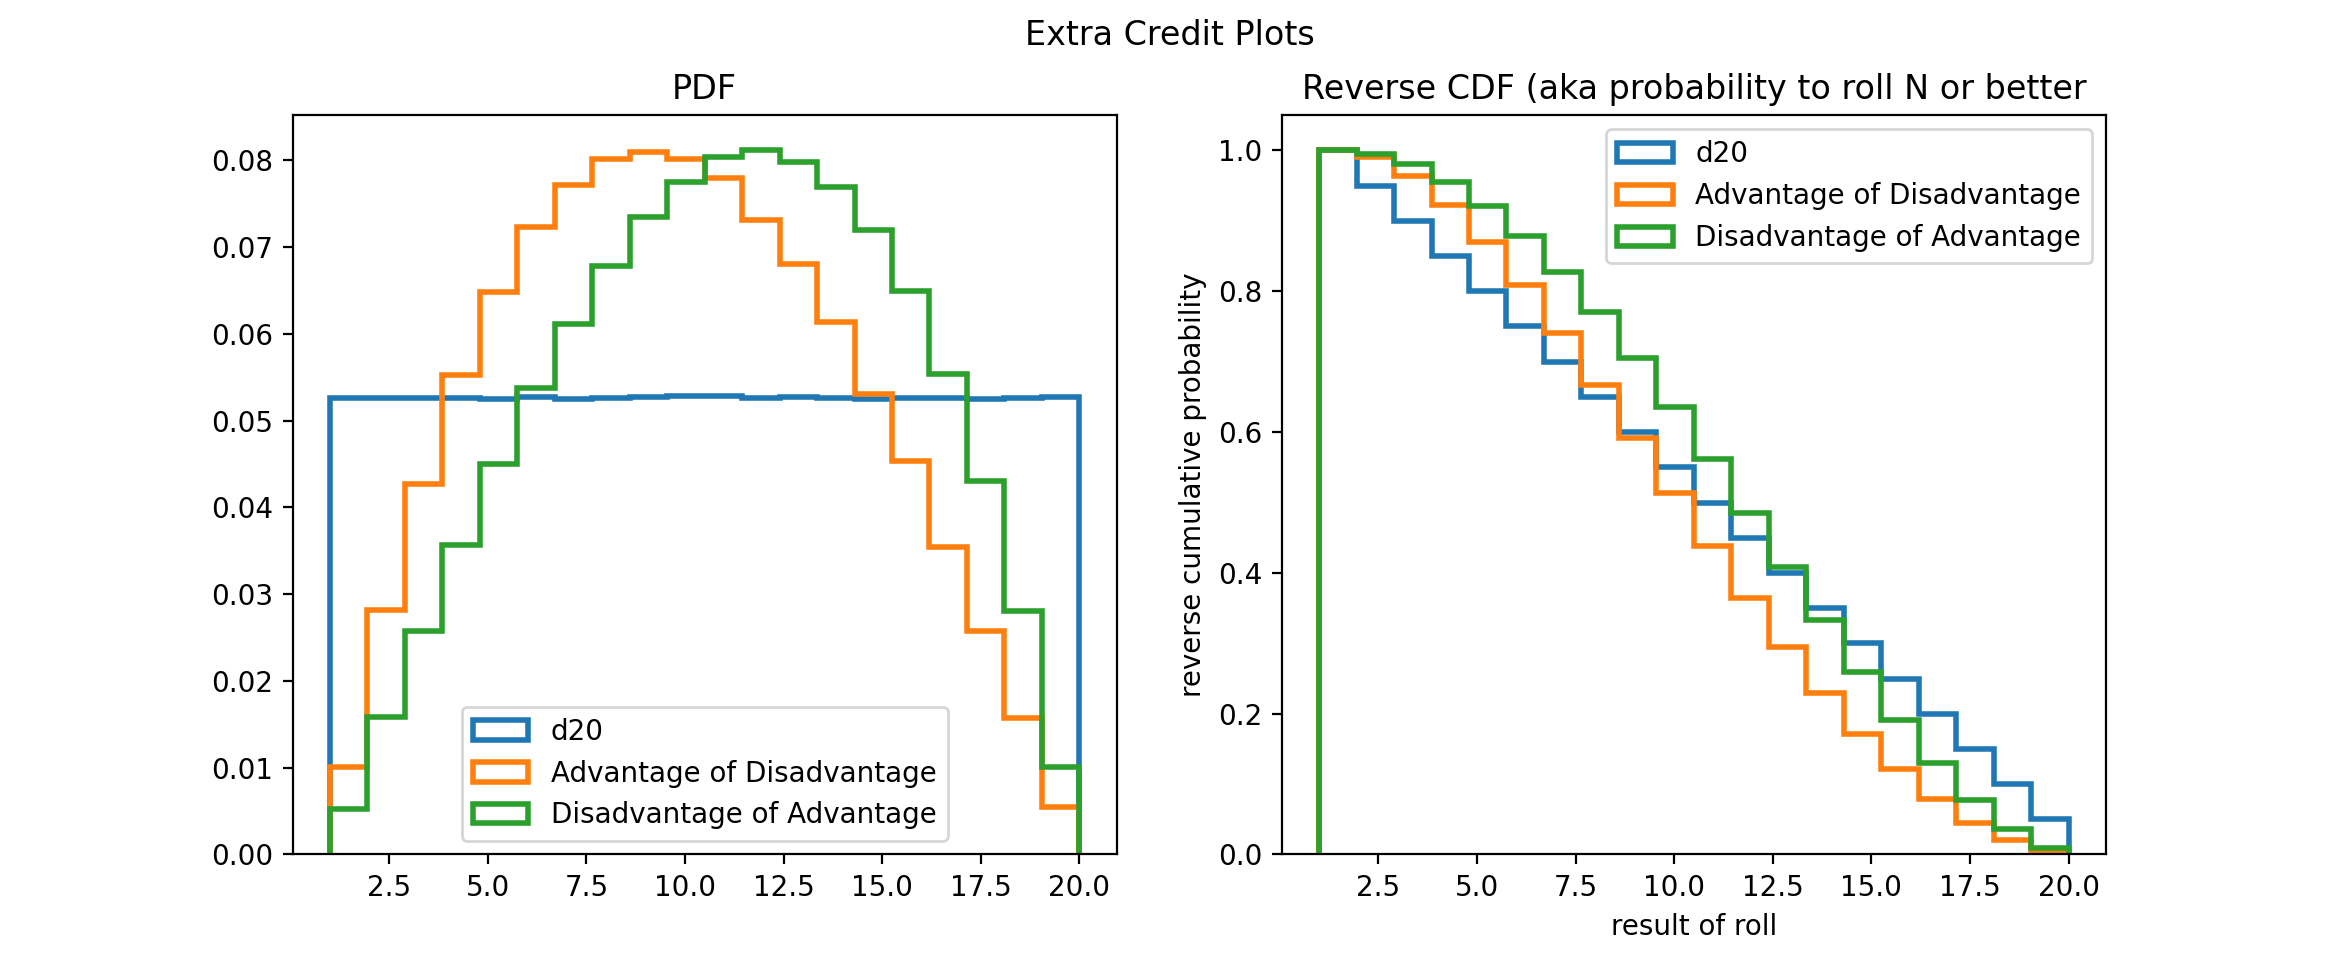

Python code for this plot:
# pete alonzi (datascientist@virginia.edu)
# a program to answer the fivethrityeight riddle
# 2020-05-17
# jed told me to

# vscode environment setup: https://code.visualstudio.com/docs/python/python-tutorial

#//....oooOO0OOooo........oooOO0OOooo........oooOO0OOooo........oooOO0OOooo......

import numpy as np
import matplotlib.pyplot as plt

# Set random seed if you want to reproduce
# np.random.seed(19680801)

N = 1000000 # number of die rolls (aka precision and runtime)
d = 20 # number of sides on the die

rollsREG = [] # list to contain the results of the rolls
rollsAOD = [] # list ot contain the results of AOD
rollsDOA = [] # list ot contain the results of DOA

#  Help: these helper functions are quick and lazy. please PR suggestions
def adv(x,y):
    ''' helper function to return advantage of two rolls '''
    advantage = x
    if y>x: advantage = y
    return advantage

def dis(x,y):
    ''' helper function to return disadvantage of two rolls '''
    disadvantage = x
    if y<x: disadvantage = y
    return disadvantage


for i in range(N):
    
    # Help: please pr a oneliner for this thatputs it into an interable
    # no list comprehension allowed, that stuff is lame
    r = np.random.randint(1,d+1,size=4)
    
    # record regular rolls
    rollsREG.extend(r)
    
    # record advantage of disadvantage
    rollsAOD.append(adv(dis(r[0],r[1]),dis(r[2],r[3])))

    # record disadvantage of advantage
    rollsDOA.append(dis(adv(r[0],r[1]),adv(r[2],r[3])))


# Help: I would love for someone to do the math and tell me where I should round off and/or what size error bars I should use on these numbers, I am too lazy to do the work
# Show the results
print()
print('last rolls',r)
print('regular expected roll                  ',np.mean(rollsREG))
print('advantage of disadvantage expected roll',np.mean(rollsAOD))
print('disadvantage of advantage expected roll',np.mean(rollsDOA))
print()


# Extra Credit, just make a histogram for each and pick the most probable
#plt.style.use('fivethirtyeight')
fig, (ax1, ax2) = plt.subplots(1, 2)
fig.suptitle('Extra Credit Plots')



# the histogram of the data
num_bins = 20
n, bins, patches = ax1.hist(rollsREG, num_bins, density=1, facecolor='red', alpha=1, histtype='step', linewidth=2,label="d20")
n, bins, patches = ax1.hist(rollsAOD, num_bins, density=1, facecolor='green', alpha=1, histtype='step',linewidth=2,label="Advantage of Disadvantage")
n, bins, patches = ax1.hist(rollsDOA, num_bins, density=1, facecolor='blue', alpha=1, histtype='step',linewidth=2, label="Disadvantage of Advantage")

# make it understandable
ax1.legend(loc=8)
ax1.set_title("PDF")
plt.xlabel('result of roll')
plt.ylabel('probability of result')





# the histogram of the data in reverse cumulative 
num_bins = 20
n, bins, patches = ax2.hist(rollsREG, num_bins, density=1, facecolor='red', alpha=1, histtype='step', linewidth=2,label="d20", cumulative=-1)
n, bins, patches = ax2.hist(rollsAOD, num_bins, density=1, facecolor='green', alpha=1, histtype='step',linewidth=2,label="Advantage of Disadvantage", cumulative=-1)
n, bins, patches = ax2.hist(rollsDOA, num_bins, density=1, facecolor='blue', alpha=1, histtype='step',linewidth=2, label="Disadvantage of Advantage", cumulative=-1)

# make it understandable
ax2.legend(loc='upper right')
ax2.set_title("Reverse CDF (aka probability to roll N or better")
plt.xlabel('result of roll')
plt.ylabel('reverse cumulative probability')



plt.show()
